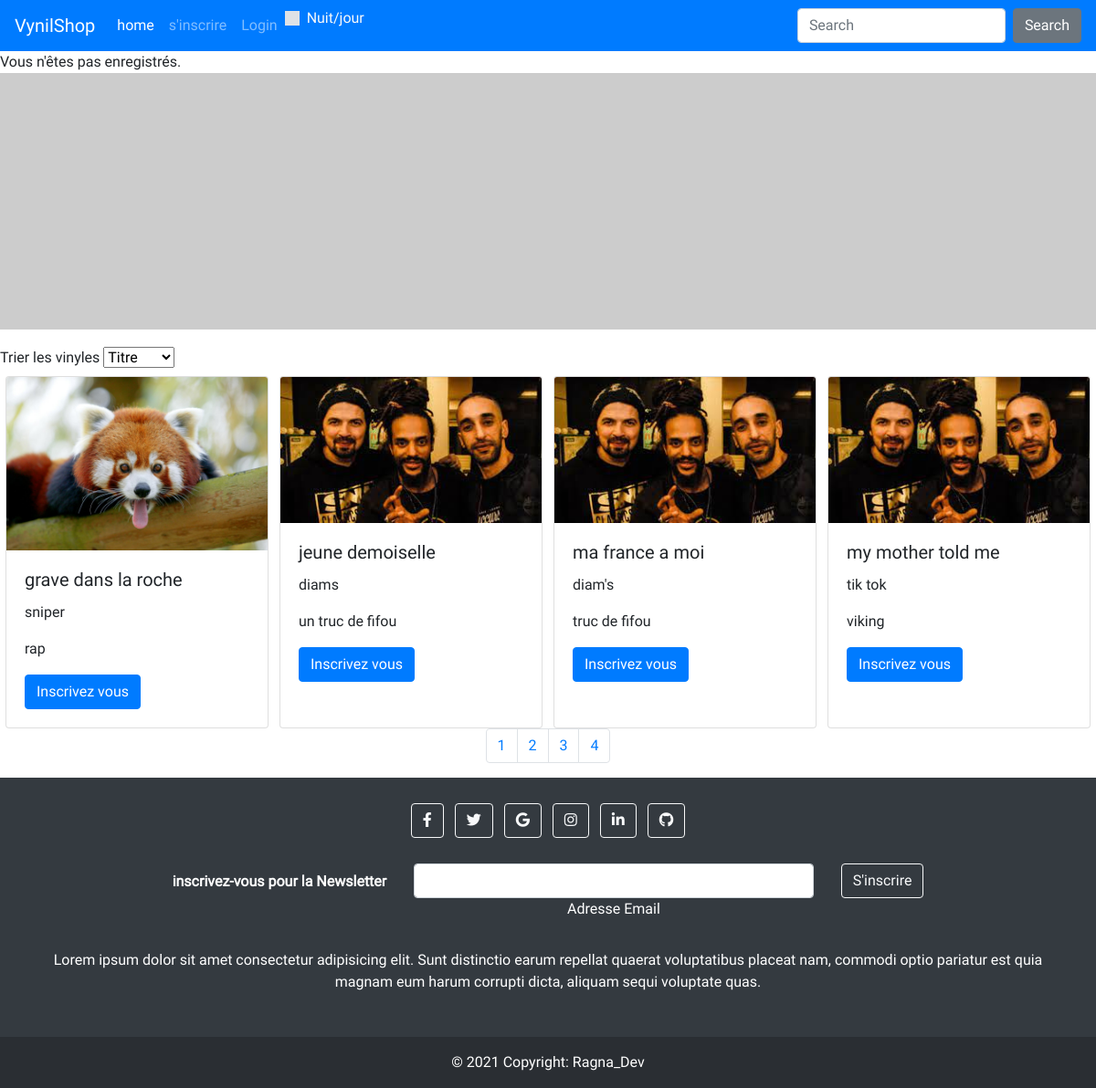
The page /?page=1 on the database as committed earlier.
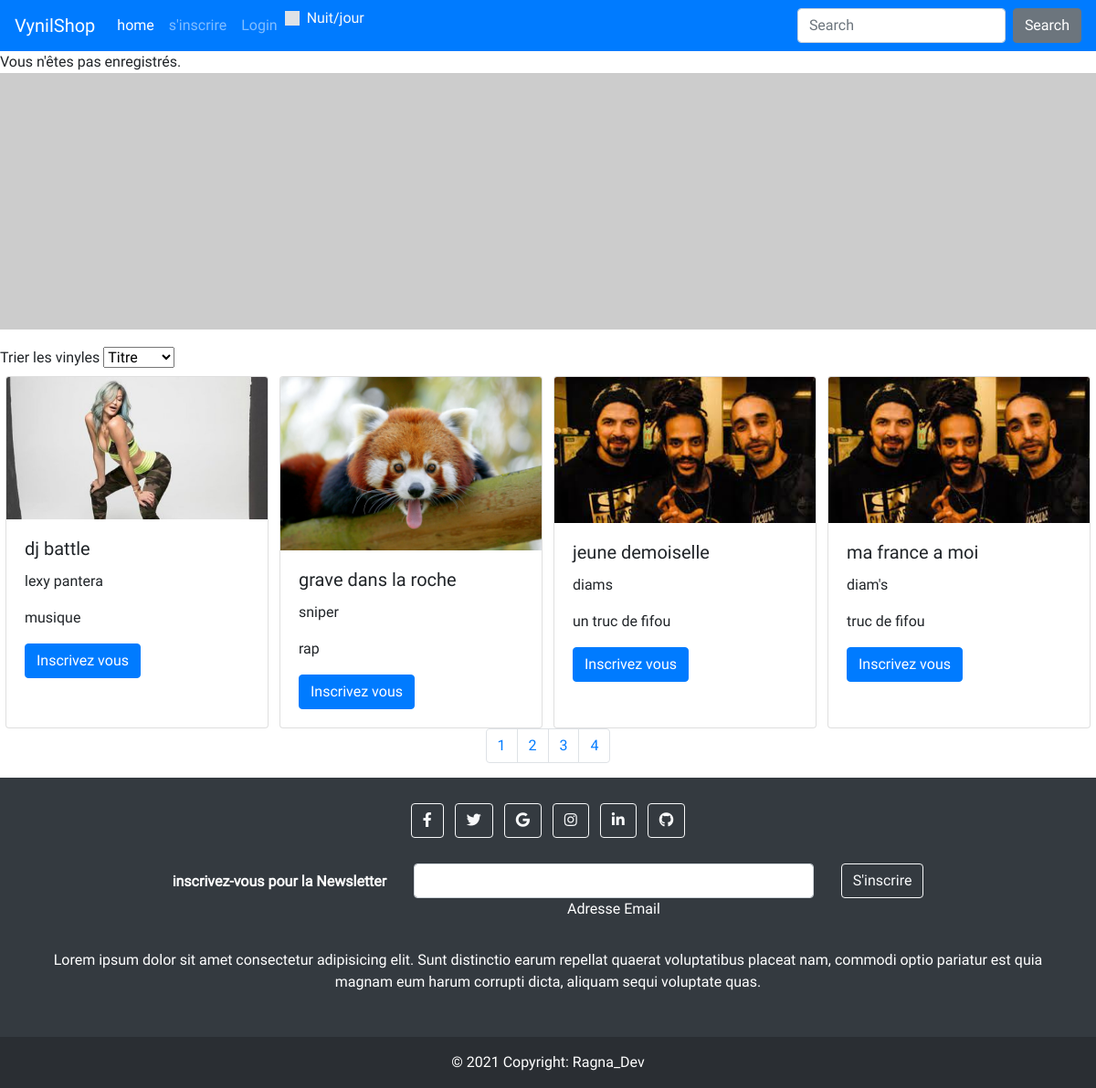
The same page on the database as committed later.
### tables this page shows
CREATE TABLE IF NOT EXISTS `vinyles` (
  `id` int(11) NOT NULL AUTO_INCREMENT,
  `mp3` varchar(120) NOT NULL,
  `cover_img` varchar(120) NOT NULL,
  `title` varchar(120) NOT NULL,
  `artiste` varchar(120) NOT NULL,
  `genre` varchar(50) NOT NULL,
  `annee` int(4) DEFAULT NULL,
  `description` text,
  PRIMARY KEY (`id`)
);

### inc/functions.php (called while the page is built, shortened)
<?php
require_once("./inc/pdo.php");
function selectVinylesForPaginator($order, $index, $limite)
{
    global $pdo;
    $rq = " SELECT * from vinyles order by $order limit $index,$limite";
    $query = $pdo->prepare($rq);
    $query->execute();
    $result = $query->fetchAll();
    $rq2 = " SELECT * from vinyles order by $order ";
    $query2 = $pdo->prepare($rq2);
    $query2->execute();
    $nbPage = ceil(count($query2->fetchAll()) / 4);
    return [$result, $nbPage];
}

### index.php (the view, shortened to what this page needs)
<?php
require_once("./inc/functions.php");
include("./inc/header.php");
$order = "title";
$limite = 4;
$index = 0;
if (!empty($_GET['page'])) {
    $index = $_GET['page'] * 4;
}
$tbVinyle = selectVinylesForPaginator($order, $index, $limite);
$vinyles = $tbVinyle[0];
$nbPage = $tbVinyle[1];
?>
<div id="slider"></div>
<div id="submenu">
    <label for="order">Trier les vinyles</label>
    <select name="order" id="order">
        <option value="title" <?php if ($order === "title") {
                                    echo "selected";
                                } ?>>Titre</option>
    </select>
</div>
<section id='article'>
    <?php
    for ($i = 0; $i < count($vinyles); $i++) {
    ?>
        <div class="card" style="width: 18rem;">
            <img class="card-img-top" src="./assets/cover/<?= $vinyles[$i]['cover_img'] ?>" alt="<?= $vinyles[$i]['title'] . " - " . $vinyles[$i]['artiste'] ?>">
            <div class="card-body">
                <h5 class="card-title"><?= $vinyles[$i]['title'] ?></h5>
                <p class="card-text"><?= $vinyles[$i]['artiste'] ?></p>
                <p class="card-text"><?= $vinyles[$i]['genre'] ?></p>
                <?php if (!empty($_SESSION['role'])) { ?>
                    <a href="single.php?id=<?= $vinyles[$i]['id'] ?>" class="btn btn-primary">Ecoutez le morceau</a>
                <?php } else { ?>
                    <a href="registration.php" class="btn btn-primary">Inscrivez vous</a>
                <?php } ?>
            </div>
        </div>
    <?php
    }
    ?>
    <nav aria-label="Page navigation" style="width:100vw;display:flex;justify-content:center;">
        <ul class="pagination">
            <?php for ($i = 0; $i < $nbPage; $i++) { ?>
                <li class="page-item"><a class="page-link" href="?page=<?= $i ?>"><?= $i + 1 ?></a></li>
            <?php } ?>
        </ul>
    </nav>
</section>
<?php
include('./inc/footer.php');
?>

### inc/header.php (shortened to what this page needs)
<!DOCTYPE html>
<html lang="fr">
<head>
    <link rel="stylesheet" href="https://maxcdn.bootstrapcdn.com/bootstrap/4.0.0/css/bootstrap.min.css">
    <link rel="stylesheet" href="https://use.fontawesome.com/releases/v5.15.3/css/all.css">
    <link rel="stylesheet" href="./assets/css/style.css">
</head>
<body>
    <header>
        <nav class="navbar navbar-expand-lg navbar-dark bg-primary">
            <a class="navbar-brand" href="index.php">VynilShop</a>
            <div class="collapse navbar-collapse" id="navbarColor01">
                <ul class="navbar-nav mr-auto">
                    <li class="nav-item active">
                        <a class="nav-link" href="index.php">home
                        </a>
                    </li>
                    <?php if (empty($_SESSION['role'])) { ?>
                        <li class="nav-item">
                            <a class="nav-link" href="registration.php">s'inscrire</a>
                        </li>
                    <?php } ?>
                    <?php if (empty($_SESSION['role'])) { ?>
                        <li class="nav-item">
                            <a class="nav-link" href="login.php">Login</a>
                        </li>
                    <?php } ?>
                    <div class="custom-control custom-switch text-light d-inline">
                        <label class="custom-control-label" for="themeSwitch">Nuit/jour</label>
                </ul>
                <form class="form-inline my-lg-0">
                    <input class="form-control mr-sm-2" type="text" placeholder="Search">
                    <button class="btn btn-secondary  my-sm-0" type="submit">Search</button>
                </form>
            </div>
        </nav>
        <?php if (!empty($_SESSION['prenom'])) { ?>
            <div>Bonjour <?= $_SESSION['prenom'] . " " . $_SESSION['nom'] ?></div>
        <?php } else { ?>
            <div>Vous n'êtes pas enregistrés.</div>
        <?php } ?>
    </header>
    <main>

### inc/footer.php
</main>
<footer>
    <footer class="bg-dark text-center text-white">
        <div class="container p-4">
            <section class="mb-4">
                <a class="btn btn-outline-light btn-floating m-1" href="#!" role="button"><i class="fab fa-facebook-f"></i></a>
                <a class="btn btn-outline-light btn-floating m-1" href="#!" role="button"><i class="fab fa-twitter"></i></a>
                <a class="btn btn-outline-light btn-floating m-1" href="#!" role="button"><i class="fab fa-google"></i></a>
                <a class="btn btn-outline-light btn-floating m-1" href="#!" role="button"><i class="fab fa-instagram"></i></a>
                <a class="btn btn-outline-light btn-floating m-1" href="#!" role="button"><i class="fab fa-linkedin-in"></i></a>
                <a class="btn btn-outline-light btn-floating m-1" href="#!" role="button"><i class="fab fa-github"></i></a>
            </section>
            <section class="">
                <form action="">
                    <div class="row d-flex justify-content-center">
                        <div class="col-auto">
                            <p class="pt-2">
                                <strong>inscrivez-vous pour la Newsletter</strong>
                            </p>
                        </div>
                        <div class="col-md-5 col-12">
                            <div class="form-outline form-white mb-4">
                                <input type="email" id="form5Example2" class="form-control" />
                                <label class="form-label" for="form5Example2">Adresse Email</label>
                            </div>
                        </div>
                        <div class="col-auto">
                            <button type="submit" class="btn btn-outline-light mb-4">
                                S'inscrire
                            </button>
                        </div>
                    </div>
                </form>
            </section>
            <section class="mb-4">
                <p>
                    Lorem ipsum dolor sit amet consectetur adipisicing elit. Sunt distinctio earum
                    repellat quaerat voluptatibus placeat nam, commodi optio pariatur est quia magnam
                    eum harum corrupti dicta, aliquam sequi voluptate quas.
                </p>
            </section>
        </div>
        <div class="text-center p-3" style="background-color: rgba(0, 0, 0, 0.2);">
            © 2021 Copyright:
            <a class="text-white" href="https://github.com/Ragnarohf/vynilShop/tree/master" target="blank">Ragna_Dev</a>
        </div>
    </footer>
</footer>
</body>
</html>

### assets/css/style.css (style rules this page uses)
body { font-family: "roboto"; margin: 0; --primary: rgb(224, 243, 255); --primaryFocus: rgb(27, 34, 98); --secondary: rgb(194, 194, 194); --secondaryFocus: rgb(109, 109, 109); --txtCorp: 0.8rem; }
#slider { max-width: 100%; overflow: hidden; display: flex; justify-content: center; align-items: center; }
#article { display: flex; justify-content: space-around; flex-wrap: wrap; }

Rows that differ between the two databases and show on the page:
no longer on this page (row unchanged): vinyles: cover_img (picture), title "my mother told me", artiste "tik tok", genre "viking"
added vinyles: cover_img+artiste (picture), title "dj battle", artiste "lexy pantera", genre "musique"
